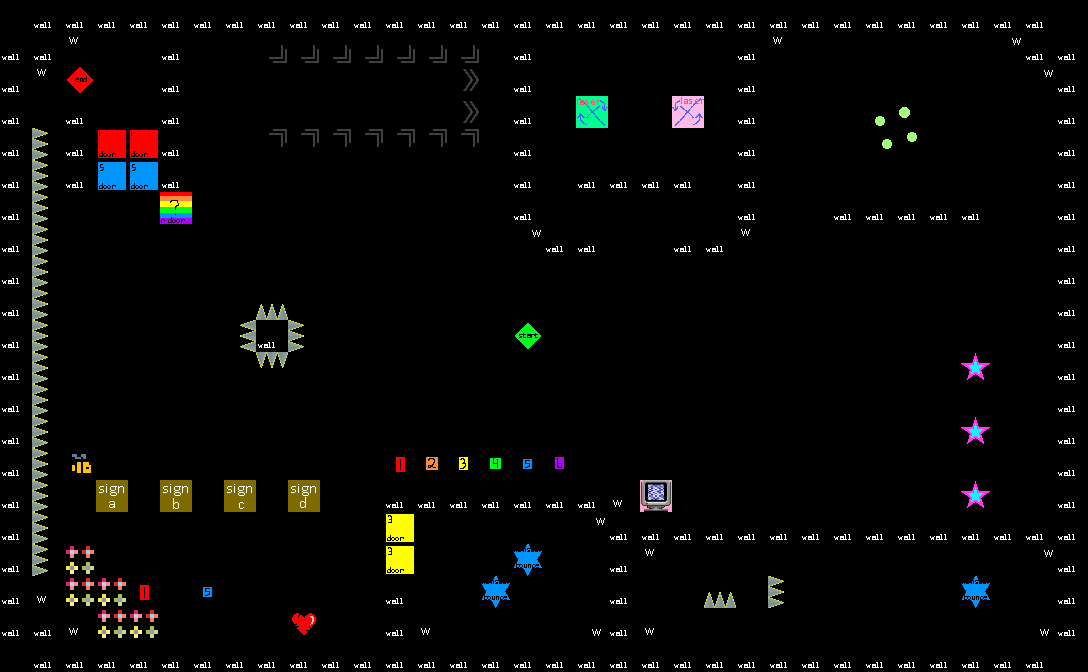

The image is a tile-based game level rendered from a .tmx file. Its description and complete source (layers, tilesets, objects, tile grids) follow:
An orthogonal 34x21 tile map with 32x32 px tiles, 2 tile layers (Back, Game), 4 tilesets.

<map version="1.0" tiledversion="1.1.6" orientation="orthogonal" renderorder="right-down" width="34" height="21" tilewidth="32" tileheight="32" infinite="0" nextobjectid="1">
 <tileset firstgid="1" name="SampleMap" tilewidth="32" tileheight="32" tilecount="64" columns="8">
  <image source="SampleMap.png" width="256" height="256" />
 </tileset>
 <tileset firstgid="65" name="spritesheet_ground" tilewidth="128" tileheight="128" tilecount="128" columns="8">
  <image source="Spritesheets/spritesheet_ground.png" width="1024" height="2048" />
 </tileset>
 <tileset firstgid="193" name="spritesheet_ground - 32bit" tilewidth="32" tileheight="32" tilecount="128" columns="8">
  <image source="Spritesheets/spritesheet_ground - 32bit.png" width="256" height="512" />
 </tileset>
 <tileset firstgid="321" name="spritesheet_tiles - 32bit" tilewidth="32" tileheight="32" tilecount="128" columns="8">
  <image source="Spritesheets/spritesheet_tiles - 32bit.png" width="256" height="512" />
 </tileset>
 <layer name="Back" width="34" height="21">
  <data encoding="csv">
0,0,0,0,0,0,0,0,0,0,0,0,0,0,0,0,0,0,0,0,0,0,0,0,0,0,0,0,0,0,0,0,0,0,
0,0,0,0,0,0,0,0,0,0,0,0,0,0,0,0,0,0,0,0,0,0,0,0,0,0,0,0,0,0,0,0,0,0,
0,0,0,0,0,0,0,0,0,0,0,0,0,0,0,0,0,0,0,0,0,0,0,0,0,0,0,0,0,0,0,0,0,0,
0,0,0,0,0,0,0,0,0,0,0,0,0,0,0,0,0,0,0,0,0,0,0,0,0,0,0,0,0,0,0,0,0,0,
0,0,0,0,0,0,0,0,0,0,0,0,0,0,0,0,0,0,0,0,0,0,0,0,0,0,0,0,0,0,0,0,0,0,
0,0,0,0,0,0,0,0,0,0,0,0,0,0,0,0,0,0,0,0,0,0,0,0,0,0,0,0,0,0,0,0,0,0,
0,0,0,0,0,0,0,0,0,0,0,0,0,0,0,0,0,0,0,0,0,0,0,0,0,0,0,0,0,0,0,0,0,0,
0,0,0,0,0,0,0,0,0,2,0,0,0,0,0,0,0,0,0,0,0,0,0,0,0,0,0,0,0,0,0,0,0,0,
0,0,0,0,0,0,0,0,0,0,0,0,0,0,0,0,0,0,0,0,0,0,0,0,0,0,0,0,0,0,0,0,0,0,
0,0,0,0,0,0,0,0,0,0,0,0,0,0,0,0,0,0,0,0,0,0,0,0,0,0,0,0,0,0,0,0,0,0,
0,0,0,0,0,0,0,0,0,0,0,0,0,0,0,0,0,0,0,0,0,0,0,0,0,0,0,0,0,0,0,0,0,0,
0,0,0,0,0,0,0,0,0,0,0,0,0,0,0,0,0,0,0,0,0,0,0,0,0,0,0,0,0,0,0,0,0,0,
0,0,0,0,0,0,0,0,0,0,0,0,0,0,0,0,0,0,0,0,0,0,0,0,0,0,0,0,0,0,0,0,0,0,
0,0,0,0,0,0,0,0,0,0,0,0,0,0,0,0,0,0,0,0,0,0,0,0,0,0,0,0,0,0,0,0,0,0,
0,0,51,0,0,0,0,0,0,0,0,0,0,0,0,0,0,0,0,0,0,0,0,0,0,0,0,0,0,0,0,0,0,0,
0,0,0,0,0,0,0,0,0,0,0,0,0,0,0,0,0,0,0,0,0,0,0,0,0,0,0,0,0,0,0,0,0,0,
0,0,0,0,0,0,0,0,0,0,0,0,0,0,0,0,0,0,0,0,0,0,0,0,0,0,0,0,0,0,0,0,0,0,
0,0,50,0,0,0,0,0,0,0,0,0,0,0,0,0,0,0,0,0,0,0,0,0,0,0,0,0,0,0,0,0,0,0,
0,0,50,50,0,0,0,0,0,0,0,0,0,0,0,0,0,0,0,0,0,0,0,0,0,0,0,0,0,0,0,0,0,0,
0,0,0,50,50,0,0,0,0,0,0,0,0,0,0,0,0,0,0,0,0,0,0,0,0,0,0,0,0,0,0,0,0,0,
0,0,0,0,0,0,0,0,0,0,0,0,0,0,0,0,0,0,0,0,0,0,0,0,0,0,0,0,0,0,0,0,0,0
</data>
 </layer>
 <layer name="Game" width="34" height="21">
  <data encoding="csv">
0,1,1,1,1,1,1,1,1,1,1,1,1,1,1,1,1,1,1,1,1,1,1,1,1,1,1,1,1,1,1,1,1,2,
1,1,42,2,2,1,2,2,36,36,36,36,36,36,36,2,1,2,2,2,2,2,2,1,42,2,2,2,2,2,2,41,1,1,
1,42,10,2,2,1,2,2,2,2,2,2,2,2,35,2,1,2,2,2,2,2,2,1,2,2,2,2,2,2,2,2,41,1,
1,2,1,2,2,1,2,2,2,2,2,2,2,2,35,2,1,2,24,2,2,32,2,1,2,2,2,25,28,2,2,2,2,1,
1,46,1,11,11,1,2,2,34,34,34,34,34,34,34,2,1,2,2,2,2,2,2,1,2,2,2,27,26,2,2,2,2,1,
1,46,1,15,15,1,2,2,2,2,2,2,2,2,2,2,1,2,1,1,1,1,2,1,2,2,2,2,2,2,2,2,2,1,
1,46,2,2,2,19,2,2,2,2,2,2,2,2,2,2,1,2,2,2,2,2,2,1,2,2,1,1,1,1,1,2,2,1,
1,46,2,2,2,2,2,2,2,2,2,2,2,2,2,2,41,1,1,2,2,1,1,42,2,2,2,2,2,2,2,2,2,1,
1,46,2,2,2,2,2,2,2,2,2,2,2,2,2,2,2,2,2,2,2,2,2,2,2,2,2,2,2,2,2,2,2,1,
1,46,2,2,2,2,2,2,45,2,2,2,2,2,2,2,2,2,2,2,2,2,2,2,2,2,2,2,2,2,2,2,2,1,
1,46,2,2,2,2,2,48,1,46,2,2,2,2,2,2,9,2,2,2,2,2,2,2,2,2,2,2,2,2,2,2,2,1,
1,46,2,2,2,2,2,2,47,2,2,2,2,2,2,2,2,2,2,2,2,2,2,2,2,2,2,2,2,2,17,2,2,1,
1,46,2,2,2,2,2,2,2,2,2,2,2,2,2,2,2,2,2,2,2,2,2,2,2,2,2,2,2,2,2,2,2,1,
1,46,2,2,2,2,2,2,2,2,2,2,2,2,2,2,2,2,2,2,2,2,2,2,2,2,2,2,2,2,17,2,2,1,
1,46,2,2,2,2,2,2,2,2,2,2,3,4,5,6,7,8,2,2,2,2,2,2,2,2,2,2,2,2,2,2,2,1,
1,46,2,20,2,21,2,22,2,23,2,2,1,1,1,1,1,1,1,43,49,2,2,2,2,2,2,2,2,2,17,2,2,1,
1,46,2,2,2,2,2,2,2,2,2,2,13,2,2,2,2,2,41,1,1,1,1,1,1,1,1,1,1,1,1,1,1,1,
1,46,2,2,2,2,2,2,2,2,2,2,13,2,2,2,18,2,2,1,42,2,2,2,2,2,2,2,2,2,2,2,41,1,
1,43,2,2,3,2,7,2,2,2,2,2,1,2,2,18,2,2,2,1,2,2,45,2,46,2,2,2,2,2,18,2,2,1,
1,1,43,2,2,2,2,2,2,29,2,2,1,43,2,2,2,2,44,1,43,2,2,2,2,2,2,2,2,2,2,2,44,1,
0,1,1,1,1,1,1,1,1,1,1,1,1,1,1,1,1,1,1,1,1,1,1,1,1,1,1,1,1,1,1,1,1,2
</data>
 </layer>
</map>
